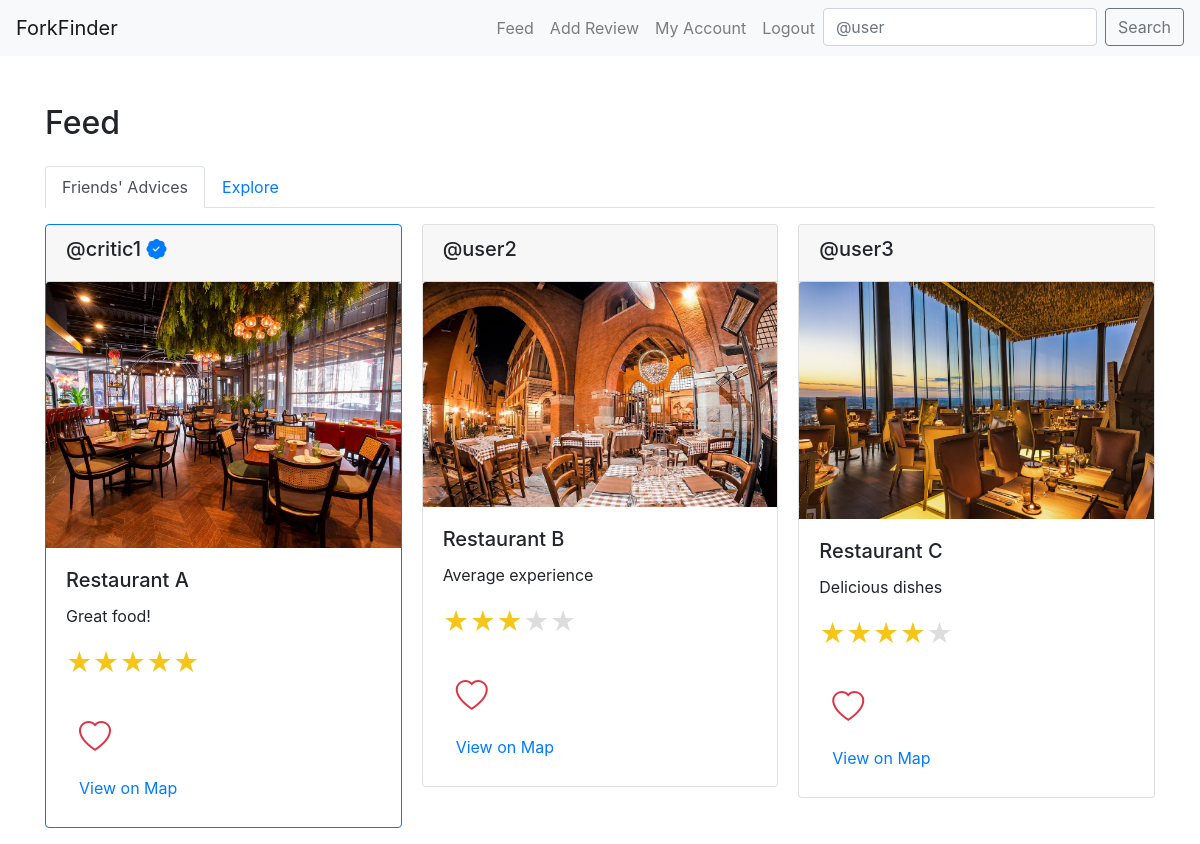
The page /feed/ (signed in) on the database its author committed.
### core/models.py (models this page shows, shortened)
class Review(models.Model):
    user = models.ForeignKey(User, related_name="reviews", on_delete=models.CASCADE)
    restaurant = models.ForeignKey(Restaurant, on_delete=models.CASCADE)
    body = models.CharField(max_length=255)
    rating = models.PositiveSmallIntegerField()
    taste_rating = models.PositiveSmallIntegerField(blank=True, null=True)
    presentation_rating = models.PositiveSmallIntegerField(blank=True, null=True)
    service_rating = models.PositiveSmallIntegerField(blank=True, null=True)
    photo = models.ImageField(upload_to='media/review_photos/')
    is_featured = models.BooleanField(default=False)
    created_at = models.DateTimeField(auto_now_add=True)

class Restaurant(models.Model):
    place_id = models.CharField(max_length=255, unique=True)
    name = models.CharField(max_length=60)
    address = models.CharField(max_length=120)
    longitude = models.CharField(max_length=255)
    latitude = models.CharField(max_length=255)

### core/views.py (the view, shortened to what this page needs)
# urls.py: path('feed/', FeedView.as_view(), name="feed"),
@method_decorator(login_required, name='dispatch')
class FeedView(View):
    template_name = 'feed.html'
    def get(self, request, *args, **kwargs):
        recommended_reviews = get_recommended_reviews(request.user)
        profile = request.user.profile
        favorite_reviews = profile.favorite_reviews.all()
        return render(request, self.template_name, {
            "recommended_reviews": recommended_reviews,
            "favorite_reviews": favorite_reviews,
        })

### core/utils.py (called while the page is built)
def haversine(lon1, lat1, lon2, lat2):
    lon1, lat1, lon2, lat2 = map(math.radians, [lon1, lat1, lon2, lat2])
    dlon = lon2 - lon1
    dlat = lat2 - lat1
    a = math.sin(dlat/2)**2 + math.cos(lat1) * math.cos(lat2) * math.sin(dlon/2)**2
    c = 2 * math.atan2(math.sqrt(a), math.sqrt(1-a))
    r = 6371 #in km
    return c * r

### templates/feed.html (shortened to what this page needs)
{% extends "base.html" %}
{% block content %}
    <h2 class="mb-4">Feed</h2>
    <ul class="nav nav-tabs" id="feedTabs" role="tablist">
        <li class="nav-item">
            <a class="nav-link active" id="friends-tab" data-toggle="tab" href="#friends" role="tab" aria-controls="friends" aria-selected="true">Friends' Advices</a>
        </li>
        <li class="nav-item">
            <a class="nav-link" id="explore-tab" data-toggle="tab" href="#explore" role="tab" aria-controls="explore" aria-selected="false">Explore</a>
        </li>
    </ul>
    <div class="tab-content mt-3" id="feedTabsContent">
        <div class="tab-pane fade show active" id="friends" role="tabpanel" aria-labelledby="friends-tab">
            <div class="card-columns">
                {% for followed in user.profile.follows.all %}
                    {% for review in followed.user.reviews.all %}
                        <div class="card mb-3 {% if review.is_featured %}border-primary{% endif %}">
                            <div class="card-header">
                                <h5>@{{ review.user.username }}
                                    {% if review.is_featured %}
                                        <i class="bi bi-patch-check-fill text-primary" title="Verified"></i>
                                    {% endif %}
                                </h5>
                            </div>
                            <img src="{{ review.photo.url }}" class="card-img-top" alt="Restaurant Photo">
                            <div class="card-body">
                                <h5 class="card-title">{{ review.restaurant.name }}</h5>
                                <p class="card-text">{{ review.body }}</p>
                                <p class="card-text">
                                    <small class="text-muted">
                                        <span class="star-rating">
                                            {% for i in "54321" %}
                                                <label style="color: {% if i|add:0 <= review.rating %}#f5c518{% else %}#ddd{% endif %};">&#9733;</label>
                                            {% endfor %}
                                        </span>
                                    </small>
                                </p>
                                <form method="post" action="{% url 'feed' %}">
                                    <button type="submit" class="btn btn-link">
                                        {% if review in favorite_reviews %}
                                            <i class="bi bi-heart-fill text-danger" style="font-size: 2rem;"></i>
                                        {% else %}
                                            <i class="bi bi-heart text-danger" style="font-size: 2rem;"></i>
                                        {% endif %}
                                    </button>
                                </form>
                                <a href="{% url 'view_on_map' review.restaurant.id %}" class="btn btn-link">View on Map</a>
                            </div>
                        </div>
                    {% endfor %}
                {% endfor %}
            </div>
        </div>
    </div>
{% endblock %}

### templates/base.html (style rules this page uses)
.card-columns { column-count: 3; }
.star-rating { display: flex; flex-direction: row-reverse; justify-content: flex-end; }
.star-rating label { font-size: 2em; color: #ddd; cursor: pointer; }

### rows shown on the page
Review: user.username "critic1", is_featured True (drawn), photo (picture), restaurant.name "Restaurant A", body "Great food!"
Review: user.username "user2", photo (picture), restaurant.name "Restaurant B", body "Average experience"
Review: user.username "user3", photo (picture), restaurant.name "Restaurant C", body "Delicious dishes"
